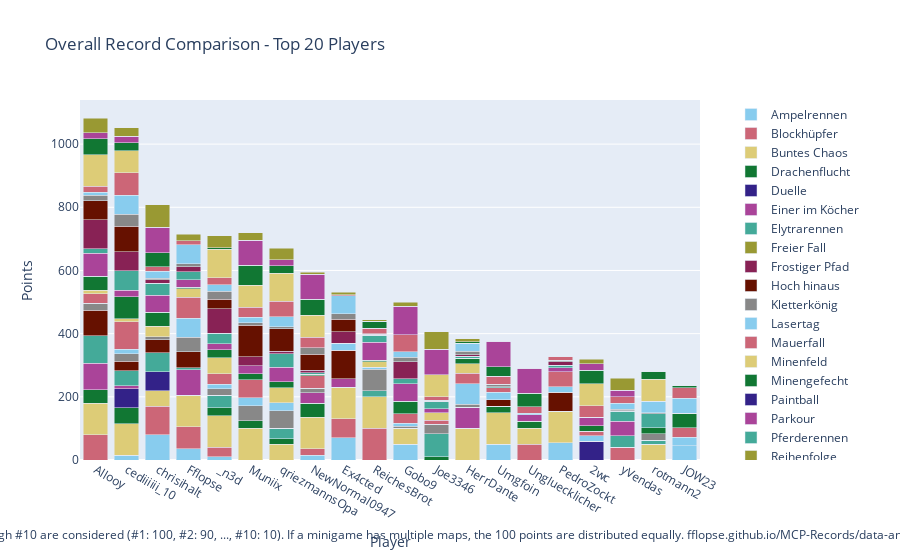

The cell this chart's notebook holds for it:
### Code cell
import plotly.graph_objects as go

# Sum all columns to get the total score
outDf['Total'] = outDf.sum(axis=1)

# Sort by total score and fill N/A values with 0
outDf = outDf.sort_values(by='Total', ascending=False).fillna(0)

# Crop to top 10 players
cropDf = outDf.head(20).copy()

# Drop the 'Total' column for plotting
cropDf = cropDf.drop(columns=['Total'])

# Create a color palette
color_palette = px.colors.qualitative.Safe

# Create the stacked bar plot
fig = go.Figure()

cropDf = remove_duplicate_columns(cropDf)

for column in cropDf.columns.difference(['Player']):
    fig.add_trace(go.Bar(
        x=cropDf.index,
        y=cropDf[column],
        name=column,
        marker_color=color_palette[len(fig.data) % len(color_palette)]
    ))

# Update layout
fig.update_layout(
    barmode='stack',
    title='Overall Record Comparison - Top 20 Players',
    xaxis=dict(title='Player'),
    yaxis=dict(title='Points'),
    #height=800,
    #width=1000,
    legend=dict(
        x=1.05,
        y=0.5,
        traceorder='normal',
        font=dict(size=12),
        bgcolor='rgba(255, 255, 255, 0)',
        bordercolor='rgba(0, 0, 0, 0)'
    ),
    margin=dict(r=200),  # Adjust right margin to make room for the legend
    annotations=[
        dict(
            x=0.5,
            y=-0.235,
            xref='paper',
            yref='paper',
            text='Max 100 points per minigame. Records #1 through #10 are considered (#1: 100, #2: 90, ..., #10: 10). If a minigame has multiple maps, the 100 points are distributed equally. fflopse.github.io/MCP-Records/data-analysis/global-ranking.ipynb',
            showarrow=False,
            font=dict(size=12),
            xanchor='center'
        )
    ]
)

fig.show()

# save the plot as an html file

fig.write_html('out/overall_record_comparison.html')

### Figure 1 — Plotly figure (JSON) as saved in the notebook; plotly's stock layout.template omitted (floating-point values rounded to 4 significant figures)
{"data": [{"marker": {"color": "rgb(136, 204, 238)"}, "name": "Ampelrennen", "type": "bar", "x": ["Allooy", "cediiiiii_10", "chrisihalt", "Fflopse", "_n3d", "Muniix", "qriezmannsOpa", "NewNormal0947", "Ex4cted", "ReichesBrot", "Gobo9", "Joe3346", "HerrDante", "Umgfoin", "Ungluecklicher", "PedroZockt", "2wc", "yVendas", "rotmann2", "JOW23"], "y": [0.0, 15.0, 80.0, 35.0, 10.0, 0.0, 0.0, 15.0, 70.0, 0.0, 50.0, 0.0, 0.0, 50.0, 0.0, 55.0, 0.0, 0.0, 0.0, 45.0]}, {"marker": {"color": "rgb(204, 102, 119)"}, "name": "Blockhüpfer", "type": "bar", "x": ["Allooy", "cediiiiii_10", "chrisihalt", "Fflopse", "_n3d", "Muniix", "qriezmannsOpa", "NewNormal0947", "Ex4cted", "ReichesBrot", "Gobo9", "Joe3346", "HerrDante", "Umgfoin", "Ungluecklicher", "PedroZockt", "2wc", "yVendas", "rotmann2", "JOW23"], "y": [80.0, 0.0, 90.0, 70.0, 30.0, 0.0, 0.0, 20.0, 60.0, 100.0, 0.0, 0.0, 0.0, 0.0, 50.0, 0.0, 0.0, 40.0, 0.0, 0.0]}, {"marker": {"color": "rgb(221, 204, 119)"}, "name": "Buntes Chaos", "type": "bar", "x": ["Allooy", "cediiiiii_10", "chrisihalt", "Fflopse", "_n3d", "Muniix", "qriezmannsOpa", "NewNormal0947", "Ex4cted", "ReichesBrot", "Gobo9", "Joe3346", "HerrDante", "Umgfoin", "Ungluecklicher", "PedroZockt", "2wc", "yVendas", "rotmann2", "JOW23"], "y": [100.0, 100.0, 50.0, 100.0, 100.0, 100.0, 50.0, 100.0, 100.0, 100.0, 50.0, 0.0, 100.0, 100.0, 50.0, 100.0, 0.0, 0.0, 50.0, 0.0]}, {"marker": {"color": "rgb(17, 119, 51)"}, "name": "Drachenflucht", "type": "bar", "x": ["Allooy", "cediiiiii_10", "chrisihalt", "Fflopse", "_n3d", "Muniix", "qriezmannsOpa", "NewNormal0947", "Ex4cted", "ReichesBrot", "Gobo9", "Joe3346", "HerrDante", "Umgfoin", "Ungluecklicher", "PedroZockt", "2wc", "yVendas", "rotmann2", "JOW23"], "y": [42.5, 50.0, 0.0, 0.0, 25.0, 25.0, 17.5, 45.0, 0.0, 0.0, 0.0, 10.0, 0.0, 20.0, 22.5, 0.0, 0.0, 0.0, 0.0, 0.0]}, {"marker": {"color": "rgb(51, 34, 136)"}, "name": "Duelle", "type": "bar", "x": ["Allooy", "cediiiiii_10", "chrisihalt", "Fflopse", "_n3d", "Muniix", "qriezmannsOpa", "NewNormal0947", "Ex4cted", "ReichesBrot", "Gobo9", "Joe3346", "HerrDante", "Umgfoin", "Ungluecklicher", "PedroZockt", "2wc", "yVendas", "rotmann2", "JOW23"], "y": [0.0, 60.0, 60.0, 0.0, 0.0, 0.0, 0.0, 0.0, 0.0, 0.0, 0.0, 0.0, 0.0, 0.0, 0.0, 0.0, 60.0, 0.0, 0.0, 0.0]}, {"marker": {"color": "rgb(170, 68, 153)"}, "name": "Einer im Köcher", "type": "bar", "x": ["Allooy", "cediiiiii_10", "chrisihalt", "Fflopse", "_n3d", "Muniix", "qriezmannsOpa", "NewNormal0947", "Ex4cted", "ReichesBrot", "Gobo9", "Joe3346", "HerrDante", "Umgfoin", "Ungluecklicher", "PedroZockt", "2wc", "yVendas", "rotmann2", "JOW23"], "y": [83.33, 10.0, 0.0, 80.0, 0.0, 0.0, 0.0, 33.33, 26.67, 0.0, 0.0, 0.0, 66.67, 0.0, 20.0, 0.0, 0.0, 0.0, 0.0, 0.0]}, {"marker": {"color": "rgb(68, 170, 153)"}, "name": "Elytrarennen", "type": "bar", "x": ["Allooy", "cediiiiii_10", "chrisihalt", "Fflopse", "_n3d", "Muniix", "qriezmannsOpa", "NewNormal0947", "Ex4cted", "ReichesBrot", "Gobo9", "Joe3346", "HerrDante", "Umgfoin", "Ungluecklicher", "PedroZockt", "2wc", "yVendas", "rotmann2", "JOW23"], "y": [87.5, 47.5, 60.0, 7.5, 40.0, 0.0, 32.5, 0.0, 0.0, 20.0, 0.0, 72.5, 0.0, 0.0, 0.0, 0.0, 0.0, 37.5, 12.5, 0.0]}, {"marker": {"color": "rgb(153, 153, 51)"}, "name": "Freier Fall", "type": "bar", "x": ["Allooy", "cediiiiii_10", "chrisihalt", "Fflopse", "_n3d", "Muniix", "qriezmannsOpa", "NewNormal0947", "Ex4cted", "ReichesBrot", "Gobo9", "Joe3346", "HerrDante", "Umgfoin", "Ungluecklicher", "PedroZockt", "2wc", "yVendas", "rotmann2", "JOW23"], "y": [0.0, 0.0, 0.0, 0.0, 0.0, 0.0, 0.0, 0.0, 0.0, 0.0, 0.0, 0.0, 0.0, 0.0, 0.0, 0.0, 0.0, 0.0, 0.0, 0.0]}, {"marker": {"color": "rgb(136, 34, 85)"}, "name": "Frostiger Pfad", "type": "bar", "x": ["Allooy", "cediiiiii_10", "chrisihalt", "Fflopse", "_n3d", "Muniix", "qriezmannsOpa", "NewNormal0947", "Ex4cted", "ReichesBrot", "Gobo9", "Joe3346", "HerrDante", "Umgfoin", "Ungluecklicher", "PedroZockt", "2wc", "yVendas", "rotmann2", "JOW23"], "y": [0.0, 0.0, 0.0, 0.0, 0.0, 0.0, 0.0, 0.0, 0.0, 0.0, 0.0, 0.0, 0.0, 0.0, 0.0, 0.0, 0.0, 0.0, 0.0, 0.0]}, {"marker": {"color": "rgb(102, 17, 0)"}, "name": "Hoch hinaus", "type": "bar", "x": ["Allooy", "cediiiiii_10", "chrisihalt", "Fflopse", "_n3d", "Muniix", "qriezmannsOpa", "NewNormal0947", "Ex4cted", "ReichesBrot", "Gobo9", "Joe3346", "HerrDante", "Umgfoin", "Ungluecklicher", "PedroZockt", "2wc", "yVendas", "rotmann2", "JOW23"], "y": [80.0, 30.0, 40.0, 50.0, 0.0, 0.0, 0.0, 0.0, 90.0, 0.0, 0.0, 0.0, 0.0, 20.0, 0.0, 60.0, 0.0, 0.0, 0.0, 0.0]}, {"marker": {"color": "rgb(136, 136, 136)"}, "name": "Kletterkönig", "type": "bar", "x": ["Allooy", "cediiiiii_10", "chrisihalt", "Fflopse", "_n3d", "Muniix", "qriezmannsOpa", "NewNormal0947", "Ex4cted", "ReichesBrot", "Gobo9", "Joe3346", "HerrDante", "Umgfoin", "Ungluecklicher", "PedroZockt", "2wc", "yVendas", "rotmann2", "JOW23"], "y": [23.33, 23.33, 10.0, 46.67, 20.0, 46.67, 56.67, 13.33, 0.0, 66.67, 6.667, 30.0, 10.0, 0.0, 0.0, 0.0, 0.0, 0.0, 20.0, 0.0]}, {"marker": {"color": "rgb(136, 204, 238)"}, "name": "Lasertag", "type": "bar", "x": ["Allooy", "cediiiiii_10", "chrisihalt", "Fflopse", "_n3d", "Muniix", "qriezmannsOpa", "NewNormal0947", "Ex4cted", "ReichesBrot", "Gobo9", "Joe3346", "HerrDante", "Umgfoin", "Ungluecklicher", "PedroZockt", "2wc", "yVendas", "rotmann2", "JOW23"], "y": [0.0, 15.0, 0.0, 60.0, 15.0, 25.0, 25.0, 0.0, 22.5, 7.5, 10.0, 0.0, 65.0, 25.0, 0.0, 17.5, 17.5, 0.0, 0.0, 27.5]}, {"marker": {"color": "rgb(204, 102, 119)"}, "name": "Mauerfall", "type": "bar", "x": ["Allooy", "cediiiiii_10", "chrisihalt", "Fflopse", "_n3d", "Muniix", "qriezmannsOpa", "NewNormal0947", "Ex4cted", "ReichesBrot", "Gobo9", "Joe3346", "HerrDante", "Umgfoin", "Ungluecklicher", "PedroZockt", "2wc", "yVendas", "rotmann2", "JOW23"], "y": [30.0, 86.67, 0.0, 66.67, 33.33, 56.67, 0.0, 40.0, 0.0, 0.0, 30.0, 13.33, 33.33, 13.33, 0.0, 46.67, 13.33, 0.0, 0.0, 30.0]}, {"marker": {"color": "rgb(221, 204, 119)"}, "name": "Minenfeld", "type": "bar", "x": ["Allooy", "cediiiiii_10", "chrisihalt", "Fflopse", "_n3d", "Muniix", "qriezmannsOpa", "NewNormal0947", "Ex4cted", "ReichesBrot", "Gobo9", "Joe3346", "HerrDante", "Umgfoin", "Ungluecklicher", "PedroZockt", "2wc", "yVendas", "rotmann2", "JOW23"], "y": [10.0, 10.0, 33.33, 26.67, 50.0, 0.0, 46.67, 0.0, 0.0, 16.67, 0.0, 23.33, 30.0, 0.0, 0.0, 0.0, 0.0, 0.0, 0.0, 0.0]}, {"marker": {"color": "rgb(17, 119, 51)"}, "name": "Minengefecht", "type": "bar", "x": ["Allooy", "cediiiiii_10", "chrisihalt", "Fflopse", "_n3d", "Muniix", "qriezmannsOpa", "NewNormal0947", "Ex4cted", "ReichesBrot", "Gobo9", "Joe3346", "HerrDante", "Umgfoin", "Ungluecklicher", "PedroZockt", "2wc", "yVendas", "rotmann2", "JOW23"], "y": [45.0, 70.0, 45.0, 5.0, 25.0, 20.0, 20.0, 5.0, 0.0, 5.0, 40.0, 0.0, 17.5, 0.0, 0.0, 0.0, 17.5, 0.0, 20.0, 45.0]}, {"marker": {"color": "rgb(51, 34, 136)"}, "name": "Paintball", "type": "bar", "x": ["Allooy", "cediiiiii_10", "chrisihalt", "Fflopse", "_n3d", "Muniix", "qriezmannsOpa", "NewNormal0947", "Ex4cted", "ReichesBrot", "Gobo9", "Joe3346", "HerrDante", "Umgfoin", "Ungluecklicher", "PedroZockt", "2wc", "yVendas", "rotmann2", "JOW23"], "y": [0.0, 0.0, 0.0, 0.0, 0.0, 0.0, 0.0, 0.0, 0.0, 0.0, 0.0, 0.0, 0.0, 0.0, 0.0, 0.0, 0.0, 0.0, 0.0, 0.0]}, {"marker": {"color": "rgb(170, 68, 153)"}, "name": "Parkour", "type": "bar", "x": ["Allooy", "cediiiiii_10", "chrisihalt", "Fflopse", "_n3d", "Muniix", "qriezmannsOpa", "NewNormal0947", "Ex4cted", "ReichesBrot", "Gobo9", "Joe3346", "HerrDante", "Umgfoin", "Ungluecklicher", "PedroZockt", "2wc", "yVendas", "rotmann2", "JOW23"], "y": [72.5, 20.0, 52.5, 22.5, 20.0, 25.0, 45.0, 0.0, 0.0, 57.5, 55.0, 12.5, 0.0, 0.0, 0.0, 12.5, 25.0, 45.0, 0.0, 0.0]}, {"marker": {"color": "rgb(68, 170, 153)"}, "name": "Pferderennen", "type": "bar", "x": ["Allooy", "cediiiiii_10", "chrisihalt", "Fflopse", "_n3d", "Muniix", "qriezmannsOpa", "NewNormal0947", "Ex4cted", "ReichesBrot", "Gobo9", "Joe3346", "HerrDante", "Umgfoin", "Ungluecklicher", "PedroZockt", "2wc", "yVendas", "rotmann2", "JOW23"], "y": [15.0, 61.67, 38.33, 26.67, 33.33, 0.0, 43.33, 5.0, 0.0, 21.67, 15.0, 23.33, 6.667, 3.333, 0.0, 8.333, 0.0, 31.67, 43.33, 0.0]}, {"marker": {"color": "rgb(153, 153, 51)"}, "name": "Reihenfolge", "type": "bar", "x": ["Allooy", "cediiiiii_10", "chrisihalt", "Fflopse", "_n3d", "Muniix", "qriezmannsOpa", "NewNormal0947", "Ex4cted", "ReichesBrot", "Gobo9", "Joe3346", "HerrDante", "Umgfoin", "Ungluecklicher", "PedroZockt", "2wc", "yVendas", "rotmann2", "JOW23"], "y": [0.0, 0.0, 0.0, 0.0, 0.0, 0.0, 0.0, 0.0, 0.0, 0.0, 0.0, 0.0, 0.0, 0.0, 0.0, 0.0, 0.0, 0.0, 0.0, 0.0]}, {"marker": {"color": "rgb(136, 34, 85)"}, "name": "Replika", "type": "bar", "x": ["Allooy", "cediiiiii_10", "chrisihalt", "Fflopse", "_n3d", "Muniix", "qriezmannsOpa", "NewNormal0947", "Ex4cted", "ReichesBrot", "Gobo9", "Joe3346", "HerrDante", "Umgfoin", "Ungluecklicher", "PedroZockt", "2wc", "yVendas", "rotmann2", "JOW23"], "y": [92.2, 60.25, 12.03, 15.34, 77.03, 28.39, 8.136, 7.542, 36.86, 3.051, 53.64, 0.4237, 3.305, 0.0, 0.2542, 11.02, 1.864, 1.864, 0.5932, 0.5085]}, {"marker": {"color": "rgb(102, 17, 0)"}, "name": "Runterpurzeln", "type": "bar", "x": ["Allooy", "cediiiiii_10", "chrisihalt", "Fflopse", "_n3d", "Muniix", "qriezmannsOpa", "NewNormal0947", "Ex4cted", "ReichesBrot", "Gobo9", "Joe3346", "HerrDante", "Umgfoin", "Ungluecklicher", "PedroZockt", "2wc", "yVendas", "rotmann2", "JOW23"], "y": [60.0, 80.0, 0.0, 0.0, 30.0, 100.0, 70.0, 50.0, 40.0, 0.0, 0.0, 0.0, 0.0, 0.0, 0.0, 0.0, 0.0, 0.0, 0.0, 0.0]}, {"marker": {"color": "rgb(136, 136, 136)"}, "name": "Sammelwahn", "type": "bar", "x": ["Allooy", "cediiiiii_10", "chrisihalt", "Fflopse", "_n3d", "Muniix", "qriezmannsOpa", "NewNormal0947", "Ex4cted", "ReichesBrot", "Gobo9", "Joe3346", "HerrDante", "Umgfoin", "Ungluecklicher", "PedroZockt", "2wc", "yVendas", "rotmann2", "JOW23"], "y": [16.98, 38.14, 4.419, 8.837, 25.35, 7.442, 6.279, 21.16, 16.74, 2.093, 14.88, 4.419, 11.4, 8.837, 0.9302, 4.651, 0.0, 4.186, 3.953, 0.4651]}, {"marker": {"color": "rgb(136, 204, 238)"}, "name": "Schießstand", "type": "bar", "x": ["Allooy", "cediiiiii_10", "chrisihalt", "Fflopse", "_n3d", "Muniix", "qriezmannsOpa", "NewNormal0947", "Ex4cted", "ReichesBrot", "Gobo9", "Joe3346", "HerrDante", "Umgfoin", "Ungluecklicher", "PedroZockt", "2wc", "yVendas", "rotmann2", "JOW23"], "y": [10.0, 60.0, 22.5, 60.0, 20.0, 17.5, 32.5, 0.0, 57.5, 0.0, 17.5, 0.0, 25.0, 0.0, 5.0, 0.0, 0.0, 20.0, 35.0, 47.5]}, {"marker": {"color": "rgb(204, 102, 119)"}, "name": "Skywars", "type": "bar", "x": ["Allooy", "cediiiiii_10", "chrisihalt", "Fflopse", "_n3d", "Muniix", "qriezmannsOpa", "NewNormal0947", "Ex4cted", "ReichesBrot", "Gobo9", "Joe3346", "HerrDante", "Umgfoin", "Ungluecklicher", "PedroZockt", "2wc", "yVendas", "rotmann2", "JOW23"], "y": [18.33, 71.67, 13.33, 13.33, 23.33, 31.67, 48.33, 33.33, 3.333, 16.67, 53.33, 10.0, 0.0, 25.0, 20.0, 13.33, 36.67, 20.0, 0.0, 33.33]}, {"marker": {"color": "rgb(221, 204, 119)"}, "name": "Spleef", "type": "bar", "x": ["Allooy", "cediiiiii_10", "chrisihalt", "Fflopse", "_n3d", "Muniix", "qriezmannsOpa", "NewNormal0947", "Ex4cted", "ReichesBrot", "Gobo9", "Joe3346", "HerrDante", "Umgfoin", "Ungluecklicher", "PedroZockt", "2wc", "yVendas", "rotmann2", "JOW23"], "y": [100.0, 70.0, 0.0, 0.0, 90.0, 70.0, 90.0, 70.0, 0.0, 0.0, 0.0, 70.0, 0.0, 0.0, 0.0, 0.0, 70.0, 0.0, 70.0, 0.0]}, {"marker": {"color": "rgb(17, 119, 51)"}, "name": "Survivalgames", "type": "bar", "x": ["Allooy", "cediiiiii_10", "chrisihalt", "Fflopse", "_n3d", "Muniix", "qriezmannsOpa", "NewNormal0947", "Ex4cted", "ReichesBrot", "Gobo9", "Joe3346", "HerrDante", "Umgfoin", "Ungluecklicher", "PedroZockt", "2wc", "yVendas", "rotmann2", "JOW23"], "y": [50.0, 25.0, 45.0, 0.0, 5.0, 62.5, 22.5, 50.0, 0.0, 22.5, 0.0, 0.0, 5.0, 30.0, 42.5, 0.0, 42.5, 0.0, 25.0, 5.0]}, {"marker": {"color": "rgb(51, 34, 136)"}, "name": "Todeswürfel", "type": "bar", "x": ["Allooy", "cediiiiii_10", "chrisihalt", "Fflopse", "_n3d", "Muniix", "qriezmannsOpa", "NewNormal0947", "Ex4cted", "ReichesBrot", "Gobo9", "Joe3346", "HerrDante", "Umgfoin", "Ungluecklicher", "PedroZockt", "2wc", "yVendas", "rotmann2", "JOW23"], "y": [0.0, 0.0, 0.0, 0.0, 0.0, 0.0, 0.0, 0.0, 0.0, 0.0, 0.0, 0.0, 0.0, 0.0, 0.0, 0.0, 0.0, 0.0, 0.0, 0.0]}, {"marker": {"color": "rgb(170, 68, 153)"}, "name": "Turmroulette", "type": "bar", "x": ["Allooy", "cediiiiii_10", "chrisihalt", "Fflopse", "_n3d", "Muniix", "qriezmannsOpa", "NewNormal0947", "Ex4cted", "ReichesBrot", "Gobo9", "Joe3346", "HerrDante", "Umgfoin", "Ungluecklicher", "PedroZockt", "2wc", "yVendas", "rotmann2", "JOW23"], "y": [20.0, 20.0, 80.0, 0.0, 0.0, 80.0, 20.0, 80.0, 0.0, 0.0, 90.0, 80.0, 0.0, 80.0, 80.0, 0.0, 20.0, 20.0, 0.0, 0.0]}, {"marker": {"color": "rgb(68, 170, 153)"}, "name": "Waffenfolge", "type": "bar", "x": ["Allooy", "cediiiiii_10", "chrisihalt", "Fflopse", "_n3d", "Muniix", "qriezmannsOpa", "NewNormal0947", "Ex4cted", "ReichesBrot", "Gobo9", "Joe3346", "HerrDante", "Umgfoin", "Ungluecklicher", "PedroZockt", "2wc", "yVendas", "rotmann2", "JOW23"], "y": [0.0, 0.0, 0.0, 0.0, 0.0, 0.0, 0.0, 0.0, 0.0, 0.0, 0.0, 0.0, 0.0, 0.0, 0.0, 0.0, 0.0, 0.0, 0.0, 0.0]}, {"marker": {"color": "rgb(153, 153, 51)"}, "name": "Wettrennen", "type": "bar", "x": ["Allooy", "cediiiiii_10", "chrisihalt", "Fflopse", "_n3d", "Muniix", "qriezmannsOpa", "NewNormal0947", "Ex4cted", "ReichesBrot", "Gobo9", "Joe3346", "HerrDante", "Umgfoin", "Ungluecklicher", "PedroZockt", "2wc", "yVendas", "rotmann2", "JOW23"], "y": [46.0, 28.0, 72.0, 20.0, 38.0, 24.0, 36.0, 6.0, 8.0, 4.0, 14.0, 56.0, 10.0, 0.0, 0.0, 0.0, 14.0, 38.0, 0.0, 0.0]}], "layout": {"annotations": [{"font": {"size": 12}, "showarrow": false, "text": "Max 100 points per minigame. Records #1 through #10 are considered (#1: 100, #2: 90, ..., #10: 10). If a minigame has multiple maps, the 100 points are distributed equally. fflopse.github.io/MCP-Records/data-analysis/global-ranking.ipynb", "x": 0.5, "xanchor": "center", "xref": "paper", "y": -0.235, "yref": "paper"}], "barmode": "stack", "legend": {"bgcolor": "rgba(255, 255, 255, 0)", "bordercolor": "rgba(0, 0, 0, 0)", "font": {"size": 12}, "traceorder": "normal", "x": 1.05, "y": 0.5}, "margin": {"r": 200}, "title": {"text": "Overall Record Comparison - Top 20 Players"}, "xaxis": {"title": {"text": "Player"}}, "yaxis": {"title": {"text": "Points"}}}}
